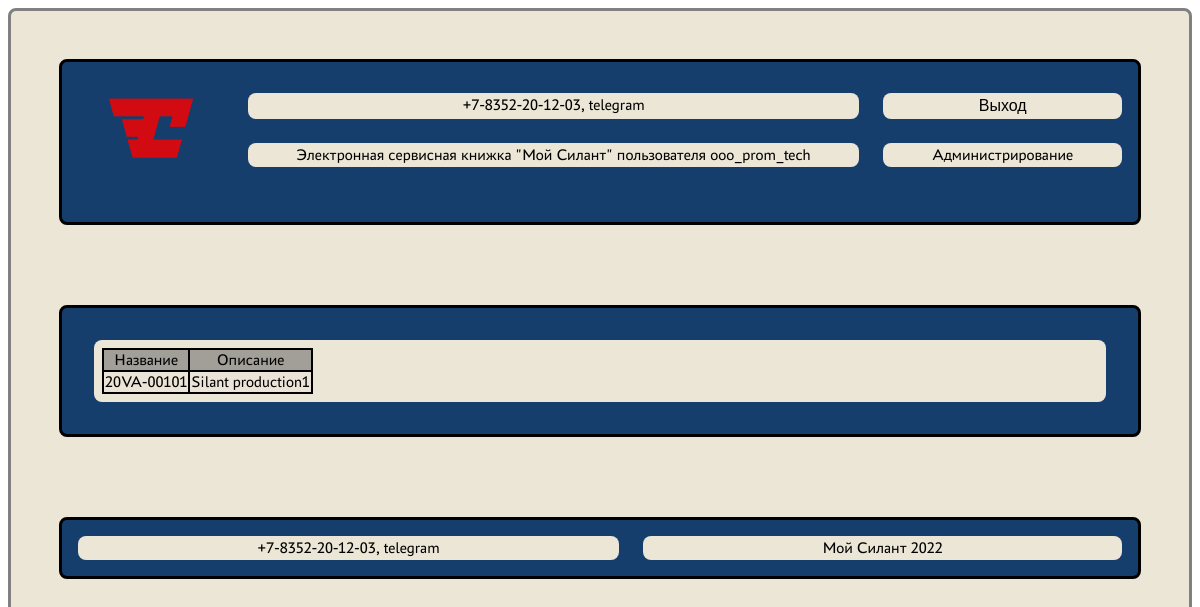
The page /administration/driving_axle_models/1 (signed in) on the database its author committed.
### loader_service/models.py (models this page shows)
class Profile(AbstractUser):
    client = 'CL'
    service_co = 'SR'
    manager = 'MG'
    ROLES = [
        (client, 'Клиент'),
        (service_co, 'Сервисная организация'),
        (manager, 'Менеджер'),
    ]
    role = models.CharField(max_length=2, choices=ROLES, default=client)
    bio = models.TextField(null=True)

class DrivingAxleModel(models.Model):
    title = models.CharField(max_length=256)
    description = models.TextField()
    def __str__(self):
        return self.title

### loader_service/views.py (the view)
class DrivingAxleModelDetail(DetailView):
    model = DrivingAxleModel
    context_object_name = 'driving_axle_model_detail'
    template_name = 'driving_axle_model_detail.html'
    queryset = DrivingAxleModel.objects.all()

### templates/driving_axle_model_detail.html (shortened to what this page needs)
{% extends 'flatpages/default.html' %}
{% block body %}
<div class="table">
    <table border="1">
        <tr>
            <td>Название</td>
            <td>Описание</td>
        </tr>
        <tr>
            <td>{{ driving_axle_model_detail.title }}</td>
            <td>{{ driving_axle_model_detail.description }}</td>
        </tr>
    </table>
    </div>
{% endblock body %}

### templates/flatpages/default.html (shortened to what this page needs)
<!DOCTYPE html>
<html lang="en">
<head>
    {% load static %}
    <link href="{% static 'assets/css/main.css' %}" rel="stylesheet" />
</head>
<body>
    <div class="plane">
        <header class="grid-wrapper-header">
            <div>
                <a href="/"><img src="{% static 'assets/icons/Logotype accent RGB 2.png' %}" alt="logo silant" width="100" height="100"></a>
            </div>
            <div class="inner-grid-header">
                <span>+7-8352-20-12-03, telegram</span>
                {% if user.is_authenticated %}
                <span>
                    <form method="post" action="{% url 'logout' %}">
                        <button class="inform" type="submit">Выход</button>
                    </form>
                </span>
                {% else %}
                <span><a href="/auth/login/">Авторизация</a></span>
                {% endif %}
                <span>Электронная сервисная книжка "Мой Силант"{% if user.is_authenticated %} пользователя {{ user.username }}{% endif %}</span>
                {% if user.is_authenticated and user.role != 'CL' %}
                    <span><a href="/administration/">Администрирование</a></span>
                {% endif %}
            </div>
        </header>
        <div class="main-panel">
            {% block body %}{% endblock body %}
        </div>
        <footer>
            <span>+7-8352-20-12-03, telegram</span>
            <span>Мой Силант 2022</span>
        </footer>
    </div>
</body>
</html>

### static/assets/css/main.css (style rules this page uses)
a { color: black; text-decoration: none; }
table { background-color: white; border: 2px solid; border-collapse: collapse; }
td { border: 2px solid; border-collapse: collapse; }
body { background-color: white; display: flex; flex-direction: column; height: 100vh; }
.plane { display: flex; flex-direction: column; flex-grow: 1; background-color: #EBE6D6; border: 3px solid grey; border-radius: 0.5em; padding: 1rem; font-family: 'PT Astra Sans'; }
header { display: flex; margin: 2em 2em 3em; padding: 1em; background-color: #163E6C; border: 3px solid black; border-radius: 0.5em; }
.grid-wrapper-header { display: grid; align-items: center; grid-template-columns: 0.5fr 3fr; grid-template-rows: 0.5fr auto; grid-gap: 2vw; }
.inner-grid-header { display: grid; grid-template-columns: repeat(2, auto); grid-template-rows: repeat(2, auto); grid-gap: 2vw; }
button { font-size: 1em; border-radius: 0.5em; background-color: #EBE6D6; cursor: pointer; }
.inform { border: none; background-color: #EBE6D6; cursor: pointer; }
span { padding: 0.20em; font-size: 1em; border-radius: 0.5em; background-color: #EBE6D6; text-align: center; }
header div { text-align: center; }
.main-panel { display: block; margin: 2em 2em 3em; padding: 1em; background-color: #163E6C; border: 3px solid black; border-radius: 0.5em; }
.main-panel div { text-align: center; justify-content: center; padding: 0.5em; margin: 1em; background-color: #EBE6D6; border-radius: 0.5em; }
.table { table-layout: auto; background-color: white; width: auto; text-align: center; border-radius: 0.5em; overflow: auto; }
.table tr:first-child { background-color: #a19f97; }
.table tr:nth-child(even) { background-color: #ebe3d6; }
footer { display: grid; margin: 2em 2em 3em; padding: 1em; background-color: #163E6C; border: 3px solid black; border-radius: 0.5em; grid-template-columns: repeat(2, auto); grid-gap: 2vw; }

### rows shown on the page
Profile: username "ooo_prom_tech"
DrivingAxleModel: title "20VA-00101", description "Silant production1"
